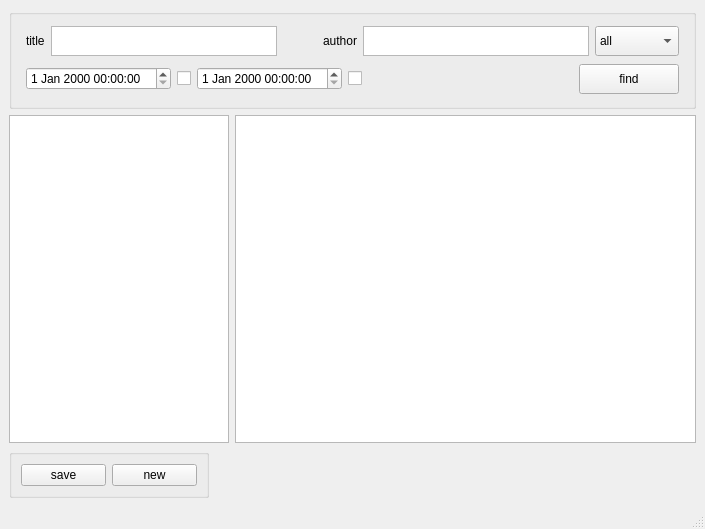
<?xml version="1.0" encoding="UTF-8"?>
<ui version="4.0">
 <class>MainWindow</class>
 <widget class="QMainWindow" name="MainWindow">
  <property name="geometry">
   <rect>
    <x>0</x>
    <y>0</y>
    <width>705</width>
    <height>529</height>
   </rect>
  </property>
  <property name="sizePolicy">
   <sizepolicy hsizetype="Expanding" vsizetype="Expanding">
    <horstretch>0</horstretch>
    <verstretch>0</verstretch>
   </sizepolicy>
  </property>
  <property name="minimumSize">
   <size>
    <width>500</width>
    <height>500</height>
   </size>
  </property>
  <property name="windowTitle">
   <string>MainWindow</string>
  </property>
  <widget class="QWidget" name="centralwidget">
   <layout class="QVBoxLayout" name="verticalLayout_3">
    <item>
     <widget class="QGroupBox" name="groupBox">
      <property name="minimumSize">
       <size>
        <width>30</width>
        <height>30</height>
       </size>
      </property>
      <property name="maximumSize">
       <size>
        <width>16777215</width>
        <height>100</height>
       </size>
      </property>
      <property name="title">
       <string/>
      </property>
      <layout class="QVBoxLayout" name="verticalLayout_2">
       <item>
        <layout class="QHBoxLayout" name="horizontalLayout_3">
         <property name="leftMargin">
          <number>5</number>
         </property>
         <property name="rightMargin">
          <number>5</number>
         </property>
         <item>
          <widget class="QLabel" name="label">
           <property name="text">
            <string>title</string>
           </property>
          </widget>
         </item>
         <item>
          <widget class="QTextEdit" name="title_text">
           <property name="minimumSize">
            <size>
             <width>0</width>
             <height>30</height>
            </size>
           </property>
           <property name="maximumSize">
            <size>
             <width>16777215</width>
             <height>30</height>
            </size>
           </property>
           <property name="html">
            <string>&lt;!DOCTYPE HTML PUBLIC &quot;-//W3C//DTD HTML 4.0//EN&quot; &quot;http://www.w3.org/TR/REC-html40/strict.dtd&quot;&gt;
&lt;html&gt;&lt;head&gt;&lt;meta name=&quot;qrichtext&quot; content=&quot;1&quot; /&gt;&lt;style type=&quot;text/css&quot;&gt;
p, li { white-space: pre-wrap; }
&lt;/style&gt;&lt;/head&gt;&lt;body style=&quot; font-family:'Ubuntu'; font-size:11pt; font-weight:400; font-style:normal;&quot;&gt;
&lt;p style=&quot;-qt-paragraph-type:empty; margin-top:0px; margin-bottom:0px; margin-left:0px; margin-right:0px; -qt-block-indent:0; text-indent:0px;&quot;&gt;&lt;br /&gt;&lt;/p&gt;&lt;/body&gt;&lt;/html&gt;</string>
           </property>
          </widget>
         </item>
         <item>
          <spacer name="horizontalSpacer">
           <property name="orientation">
            <enum>Qt::Horizontal</enum>
           </property>
           <property name="sizeType">
            <enum>QSizePolicy::Fixed</enum>
           </property>
           <property name="sizeHint" stdset="0">
            <size>
             <width>40</width>
             <height>20</height>
            </size>
           </property>
          </spacer>
         </item>
         <item>
          <widget class="QLabel" name="label_2">
           <property name="text">
            <string>author</string>
           </property>
          </widget>
         </item>
         <item>
          <widget class="QTextEdit" name="author_text">
           <property name="minimumSize">
            <size>
             <width>0</width>
             <height>30</height>
            </size>
           </property>
           <property name="maximumSize">
            <size>
             <width>16777215</width>
             <height>30</height>
            </size>
           </property>
          </widget>
         </item>
         <item>
          <widget class="QComboBox" name="langBox">
           <property name="minimumSize">
            <size>
             <width>0</width>
             <height>30</height>
            </size>
           </property>
           <item>
            <property name="text">
             <string>all</string>
            </property>
           </item>
           <item>
            <property name="text">
             <string>c++</string>
            </property>
           </item>
           <item>
            <property name="text">
             <string>python</string>
            </property>
           </item>
           <item>
            <property name="text">
             <string>javascript</string>
            </property>
           </item>
          </widget>
         </item>
        </layout>
       </item>
       <item>
        <layout class="QHBoxLayout" name="horizontalLayout_6">
         <property name="leftMargin">
          <number>5</number>
         </property>
         <property name="rightMargin">
          <number>5</number>
         </property>
         <item>
          <widget class="QDateTimeEdit" name="date_from_edit">
           <property name="maximumSize">
            <size>
             <width>200</width>
             <height>16777215</height>
            </size>
           </property>
          </widget>
         </item>
         <item>
          <widget class="QCheckBox" name="date_from_box">
           <property name="text">
            <string/>
           </property>
          </widget>
         </item>
         <item>
          <widget class="QDateTimeEdit" name="date_to_edit">
           <property name="maximumSize">
            <size>
             <width>200</width>
             <height>16777215</height>
            </size>
           </property>
          </widget>
         </item>
         <item>
          <widget class="QCheckBox" name="date_to_box">
           <property name="text">
            <string/>
           </property>
          </widget>
         </item>
         <item>
          <spacer name="horizontalSpacer_2">
           <property name="orientation">
            <enum>Qt::Horizontal</enum>
           </property>
           <property name="sizeHint" stdset="0">
            <size>
             <width>40</width>
             <height>20</height>
            </size>
           </property>
          </spacer>
         </item>
         <item>
          <widget class="QPushButton" name="find_button">
           <property name="minimumSize">
            <size>
             <width>100</width>
             <height>30</height>
            </size>
           </property>
           <property name="maximumSize">
            <size>
             <width>100</width>
             <height>16777215</height>
            </size>
           </property>
           <property name="text">
            <string>find</string>
           </property>
          </widget>
         </item>
        </layout>
       </item>
      </layout>
     </widget>
    </item>
    <item>
     <layout class="QVBoxLayout" name="verticalLayout">
      <item>
       <layout class="QHBoxLayout" name="horizontalLayout_5">
        <item>
         <layout class="QHBoxLayout" name="horizontalLayout_4">
          <item>
           <widget class="QListWidget" name="list_snippets">
            <property name="maximumSize">
             <size>
              <width>220</width>
              <height>16777215</height>
             </size>
            </property>
           </widget>
          </item>
          <item>
           <widget class="QTextEdit" name="view_content">
            <property name="maximumSize">
             <size>
              <width>16777215</width>
              <height>16777215</height>
             </size>
            </property>
            <property name="font">
             <font>
              <family>Ubuntu Mono</family>
             </font>
            </property>
           </widget>
          </item>
         </layout>
        </item>
       </layout>
      </item>
     </layout>
    </item>
    <item>
     <widget class="QGroupBox" name="groupBox_2">
      <property name="maximumSize">
       <size>
        <width>200</width>
        <height>16777215</height>
       </size>
      </property>
      <property name="title">
       <string/>
      </property>
      <layout class="QHBoxLayout" name="horizontalLayout_2">
       <item>
        <widget class="QPushButton" name="save">
         <property name="maximumSize">
          <size>
           <width>100</width>
           <height>16777215</height>
          </size>
         </property>
         <property name="text">
          <string>save</string>
         </property>
        </widget>
       </item>
       <item>
        <widget class="QPushButton" name="new_button">
         <property name="maximumSize">
          <size>
           <width>100</width>
           <height>16777215</height>
          </size>
         </property>
         <property name="text">
          <string>new</string>
         </property>
        </widget>
       </item>
      </layout>
     </widget>
    </item>
   </layout>
  </widget>
  <widget class="QStatusBar" name="statusbar"/>
 </widget>
 <resources/>
 <connections/>
</ui>
